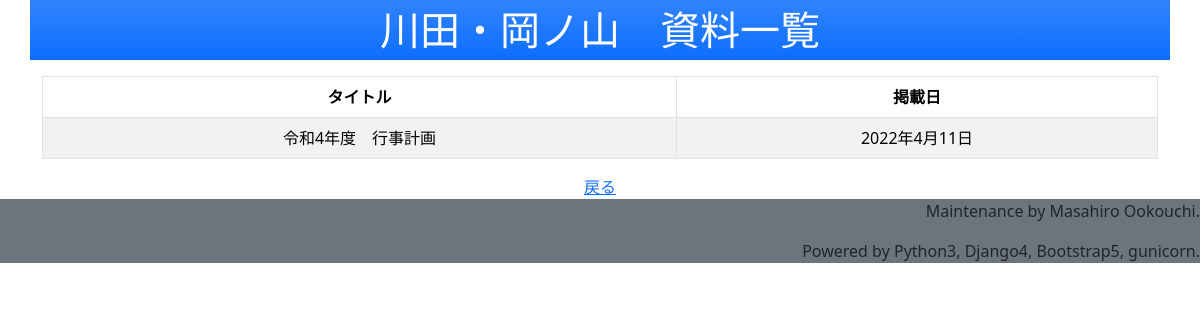
Before: /Documents/AllDocumentList/ with the older database file.
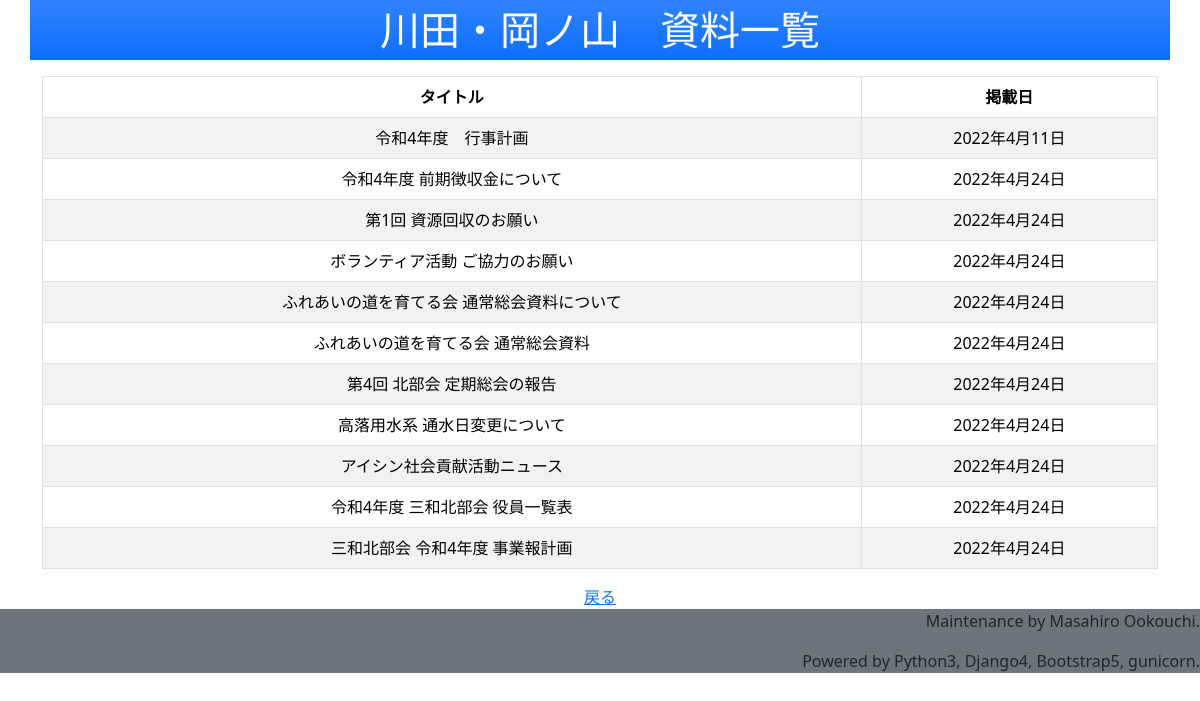
After: the same page with the newer database file.
### Documents/models.py (models this page shows, shortened)
class Document(models.Model):
    document_name = models.CharField('Document Name', max_length=200)
    upload_date = models.DateField('Upload Date')
    document_file = models.FileField('Document File', upload_to='documents/%Y', validators=[FileExtensionValidator('pdf', )], null=True, blank=True)
    remarks_text = models.TextField('Remarks', max_length=1000, null=True, blank=True)

### Documents/views.py (the view)
# urls.py: path('AllDocumentList/', views.AllDocumentList, name='AllDocumentList'),
def AllDocumentList(request):
    year_of_first_day = timezone.datetime(2022, 4, 1)
    year_of_last_day = timezone.datetime(2023, 3, 31)
    document_list = Document.objects.filter(upload_date__gte=year_of_first_day, upload_date__lte=year_of_last_day).order_by('upload_date')
    context = {
        'documentlist':document_list,
    }
    return render(request, 'Documents/AllDocuments.html', context)

### templates/Documents/AllDocuments.html (shortened to what this page needs)
<!DOCTYPE html>
{% extends 'base_bulletinboard.html' %}
{% block header_message %}
<header>
    <p class='fs-1 text-center'>川田・岡ノ山　資料一覧</p>
</header>
{% endblock %}
{% block main_contents %}
<table class="table table-striped table-bordered text-center">
    <thead>
        <tr>
            <th>タイトル</th>
            <th>掲載日</th>
        </tr>
    </thead>
    <tbody>
        {% for document in documentlist %}
        <tr>
            <td scope="row">{{ document.document_name }}</td>
            <td>{{ document.upload_date | date:'Y年n月j日' }}</td>
        </tr>
        {% endfor %}
    </tbody>
</table>
<div class='text-center'>
    <a href={% url 'index' %}>戻る</a>
</div>
{% endblock %}

### templates/base_bulletinboard.html (shortened to what this page needs)
<!DOCTYPE html>
{% load django_bootstrap5 %}
<html lang="ja">
  <head>
    {% bootstrap_css %}
</head>
    <body>
        <div class='container bg-primary bg-gradient text-white'>
        {% block header_message %}
        {% endblock %}
        </div>
        <div class=container>
        {% block main_contents %}
        {% endblock %}
        </div>
        <footer class='bg-secondary'>
            <p class='text-end'>Maintenance by Masahiro Ookouchi.</p>
            <p class='text-end'>Powered by Python3, Django4, Bootstrap5, gunicorn.</p>
        </footer>
    <script src="https://cdn.jsdelivr.net/npm/bootstrap@5.1.3/dist/js/bootstrap.bundle.min.js"></script>  </body>
</html>

Changed rows visible on the page:
added Document: document_name "令和4年度 前期徴収金について", upload_date "2022年4月24日"
added Document: document_name "第1回 資源回収のお願い", upload_date "2022年4月24日"
added Document: document_name "ボランティア活動 ご協力のお願い", upload_date "2022年4月24日"
added Document: document_name "ふれあいの道を育てる会 通常総会資料について", upload_date "2022年4月24日"
added Document: document_name "ふれあいの道を育てる会 通常総会資料", upload_date "2022年4月24日"
added Document: document_name "第4回 北部会 定期総会の報告", upload_date "2022年4月24日"
added Document: document_name "高落用水系 通水日変更について", upload_date "2022年4月24日"
added Document: document_name "アイシン社会貢献活動ニュース", upload_date "2022年4月24日"
added Document: document_name "令和4年度 三和北部会 役員一覧表", upload_date "2022年4月24日"
added Document: document_name "三和北部会 令和4年度 事業報計画", upload_date "2022年4月24日"
